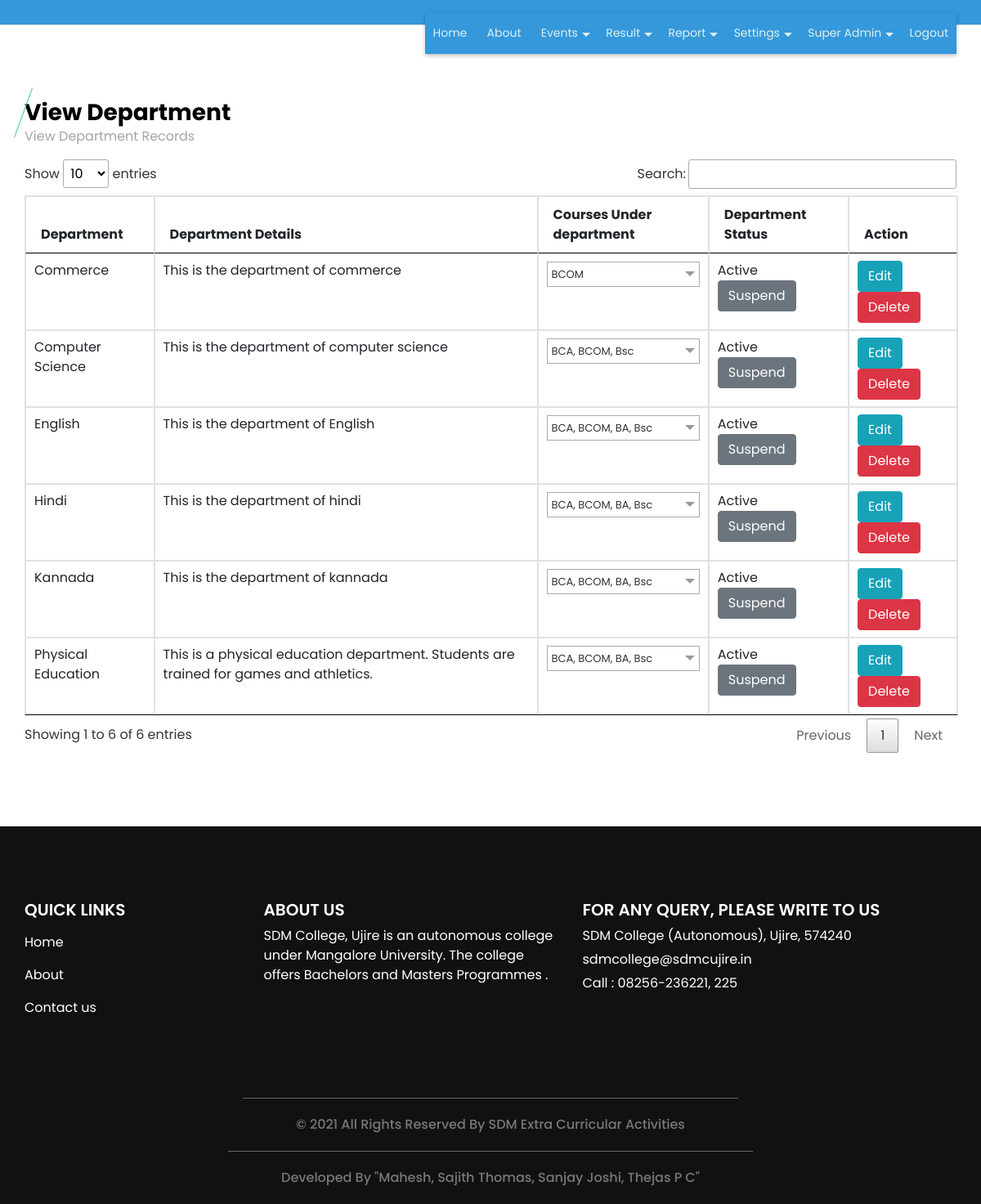
Screenshot of /viewdepartment.php (signed in) with the database file from the repository.
### tables this page shows
CREATE TABLE `staff` (
  `staff_id` int(11) NOT NULL,
  `staff_name` varchar(25) NOT NULL,
  `staff_dp` varchar(300) NOT NULL,
  `staff_type` varchar(20) NOT NULL,
  `department_id` int(11) NOT NULL,
  `login_id` varchar(40) NOT NULL,
  `password` varchar(300) NOT NULL,
  `gender` varchar(6) NOT NULL,
  `dob` date NOT NULL,
  `staff_status` varchar(10) NOT NULL
);

CREATE TABLE `department` (
  `department_id` int(11) NOT NULL,
  `department` varchar(25) NOT NULL,
  `department_detail` text NOT NULL,
  `department_status` varchar(10) NOT NULL
);

### viewdepartment.php (the view, shortened to what this page needs)
<?php
include("header.php");
?>
<link href="https://code.jquery.com/ui/1.12.1/themes/base/jquery-ui.css" rel="stylesheet" />
<link href="multiselect/jquery.multiselect.css" rel="stylesheet" />
  <section class="event_section layout_padding">
    <div class="container">
      <div class="heading_container">
        <h3>
          View Department
        </h3>
        <p>
          View Department Records
        </p>
      </div>
      <div class="event_container">
        <div class="">
<form method="post" action="" name="frmdept" id="frmdept" >
<table id="datatableplugin" class="table table-bordered">
	<thead>
		<tr>
			<th>Department</th>
			<th>Department Details</th>
			<th>Courses Under department</th>
			<th>Department Status</th>
			<th>Action</th>
		</tr>
	</thead>
	<tbody>
		<?php
		$sqlview = "SELECT * FROM  department ";
		$qsqlview = mysqli_query($con,$sqlview);
		while($rsview = mysqli_fetch_array($qsqlview))
		{
			echo "<tr>
				<td>$rsview[department]</td>
				<td>$rsview[department_detail]</td>
				<td>";
			echo "</td>
				<td>$rsview[department_status]";
				if($rsview['department_status'] == "Active")
				{
				echo "<br><a href='viewdepartment.php?st=Suspended&acid=$rsview[department_id]' class='btn btn-secondary' onclick='return confirmst()' >Suspend</a>";
				}
				else
				{
				echo "<br><a href='viewdepartment.php?st=Active&acid=$rsview[department_id]' class='btn btn-primary' onclick='return confirmst()'  >Approve</a>";
				}
				echo "</td><td>
				<a href='department.php?editid=$rsview[department_id]' class='btn btn-info'>Edit</a>
				<a href='viewdepartment.php?delid=$rsview[department_id]' class='btn btn-danger' onclick='return confirmdel()' >Delete</a>
			</tr>";
		}
		?>
	</tbody>
</table>
</form>
        </div>
      </div>
    </div>
  </section>
<?php
include("footer.php");
?>

### headerpage.php (shortened to what this page needs)
<div id="header">
  <header>
    <div class="container">
      <div class="row">
        <div class="col-12">
          <nav class="navbar navbar-expand-lg navbar-light">
            <div lass="collapse navbar-collapse" id="navbartoggle">
<div class="nav-fostrap" style="  position: absolute;
  top: 15px;right: 0;">
	<ul>
		<li><a href="index.php">Home</a></li>
		<li><a href="about.php">About</a></li>
			<?php
			if(isset($_SESSION['staff_id']))
			{
			?>
		<li><a href="javascript:void(0)">Events<span class="arrow-down"></span></a>
		</li>
		<li><a href="javascript:void(0)">Result<span class="arrow-down"></span></a>
		</li>
		<li><a href="javascript:void(0)">Report<span class="arrow-down"></span></a>
		</li>
				<?php
				if($rsstaffprofile['staff_type'] == "Admin")
				{
				?>
		<li><a href="javascript:void(0)">Settings<span class="arrow-down"></span></a>
		</li>
				<?php
				}
				?>
		<li><a href="javascript:void(0)"><?php echo $rsstaffprofile['staff_name']; ?><span class="arrow-down"></span></a>
		</li>
<?php
			}
?>
		<?php
		if(isset($_SESSION['staff_id']) || ($_SESSION['student_id']))
		{
		?>
		<li><a href="logout.php">Logout</a></li>
		<?php
		}
		else
		{
		?>
		<li><a href="student.php">Registration</a></li>
		<li><a href="login.php">Login</a></li>
		<?php
		}
		?>
	</ul>
</div>
            </div>
          </nav>
        </div>
      </div>
    </div>
  </header>
</div>

### css/style.css (style rules this page uses)
body { font-family: "Poppins", sans-serif; color: #000000; background-color: #ffffff; }
.layout_padding { padding: 90px 0; }
.heading_container { display: -webkit-box; display: -ms-flexbox; display: flex; -webkit-box-orient: vertical; -webkit-box-direction: normal; -ms-flex-direction: column; flex-direction: column; -webkit-box-align: start; -ms-flex-align: start; align-items: flex-start; }
.heading_container h3 { font-weight: bold; position: relative; margin-bottom: 15px; }
.heading_container h3::before { content: ""; position: absolute; top: 50%; left: 2px; width: 1px; height: 65px; background-color: #4bc5b8; -webkit-transform: translateY(-50%) rotate(20deg); transform: translateY(-50%) rotate(20deg); }
a, a:hover, a:focus { text-decoration: none; }
.btn, .btn:focus { outline: none !important; -webkit-box-shadow: none; box-shadow: none; }
.event_section .heading_container h3 { margin-bottom: 0; }
.event_section .heading_container h3::before { left: -2px; }
.event_section p { color: #a4a4a4; }

### css/responsive.css (style rules this page uses)
@media (min-width: 1200px) { .container { max-width: 1170px; } }

### topmenu.php (style rules this page uses)
.nav-fostrap { display: block; margin-bottom: 15px 0; background: #3498db; -webkit-box-shadow:0 2px 5px 0 rgba(0,0,0,0.26); -moz-box-shadow:0 2px 5px 0 rgba(0,0,0,0.26); -o-box-shadow:0 2px 5px 0 rgba(0,0,0,0.26); z-index: 120; box-shadow: 0 2px 5px 0 rgba(0,0,0,0.26); }
.nav-fostrap ul { list-style-type: none; margin: 0; padding: 0; display: block; }
.nav-fostrap li { list-style-type: none; margin: 0; padding: 0; display: inline-block; position: relative; font-size: 14px; color: #def1f0; }
.nav-fostrap li a { padding: 15px 20px; font-size: 14px; color: #def1f0; display: inline-block; outline: 0; font-weight: 400; text-decoration: none; }
.arrow-down { width: 0; height: 0; border-left: 5px solid transparent; border-right: 5px solid transparent; border-top: 5px solid #def1f0; position: relative; top: 15px; right: -5px; content: ""; }

### headerpage.php (style rules this page uses)
#header nav { padding: 15px 0px; }
#header { border-bottom: 1px solid #ddd; background-color: #3498db; float: center; width: 100%; }
.nav-fostrap li a { padding: 15px 10px; font-size: 14px; color: #def1f0; display: inline-block; outline: 0; font-weight: 400; text-decoration: none; }

### rows the page displays
staff: staff_name "Super Admin"
department: department "Computer Science", department_detail "This is the department of computer science", department_status "Active"
department: department "Commerce", department_detail "This is the department of commerce", department_status "Active"
department: department "English", department_detail "This is the department of English", department_status "Active"
department: department "Kannada", department_detail "This is the department of kannada", department_status "Active"
department: department "Hindi", department_detail "This is the department of hindi", department_status "Active"
department: department "Physical Education", department_detail "This is a physical education department. Students are trained for games and athletics.", department_status "Active"
